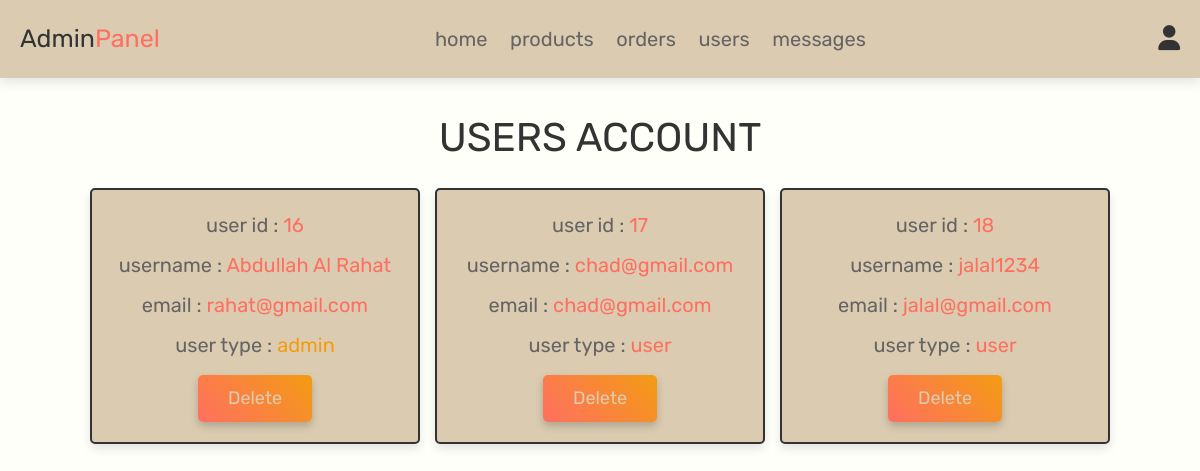
The app's page /admin_users.php (signed in) with its own data.
### tables this page shows
CREATE TABLE `users` (
  `id` int(100) NOT NULL,
  `name` varchar(100) NOT NULL,
  `email` varchar(100) NOT NULL,
  `password` varchar(100) NOT NULL,
  `user_type` varchar(20) NOT NULL DEFAULT 'user'
);

### admin_users.php (the view, shortened to what this page needs)
<?php
@include 'config.php';
?>
<!DOCTYPE html>
<html lang="en">
<head>
   <link rel="stylesheet" href="https://cdnjs.cloudflare.com/ajax/libs/font-awesome/6.0.0/css/all.min.css">
   <link rel="stylesheet" href="https://cdnjs.cloudflare.com/ajax/libs/font-awesome/6.4.0/css/all.min.css">
   <script src="https://cdn.tailwindcss.com"></script>
   <link rel="stylesheet" href="css/admin_style.css">
</head>
<body>
<?php @include 'admin_header.php'; ?>
<section class="users">
   <h1 class="title">users account</h1>
   <div class="box-container">
      <?php
         $select_users = mysqli_query($conn, "SELECT * FROM `users`") or die('query failed');
         if(mysqli_num_rows($select_users) > 0){
            while($fetch_users = mysqli_fetch_assoc($select_users)){
      ?>
      <div class="box">
         <p>user id : <span><?php echo $fetch_users['id']; ?></span></p>
         <p>username : <span><?php echo $fetch_users['name']; ?></span></p>
         <p>email : <span><?php echo $fetch_users['email']; ?></span></p>
         <p>user type : <span style="color:<?php if($fetch_users['user_type'] == 'admin'){ echo 'var(--orange)'; }; ?>"><?php echo $fetch_users['user_type']; ?></span></p>
         <a href="admin_users.php?delete=<?php echo $fetch_users['id']; ?>" onclick="return confirm('delete this user?');" class="delete-btn">delete</a>
      </div>
      <?php
         }
      }
      ?>
   </div>
</section>
</body>
</html>

### css/admin_style.css (style rules this page uses)
:root { --pink: #ff6f61; --red: #e74c3c; --orange: #f39c12; --black: #333; --white: #dbccb1; --light-color: #666363; --light-white: #fae2d2; --light-bg: #fffffa; --border: .2rem solid var(--black); --box-shadow: 0 .5rem 1rem rgba(0, 0, 0, .1); }
* { font-family: 'Rubik', sans-serif; margin: 0; padding: 0; box-sizing: border-box; outline: none; border: none; text-decoration: none; transition: all .3s ease; }
html { font-size: 62.5%; overflow-x: hidden; scroll-behavior: smooth; scroll-padding-top: 6.5rem; }
body { background: var(--light-bg); }
section { padding: 3rem 2rem; }
.title { text-align: center; margin-bottom: 2rem; color: var(--black); text-transform: uppercase; font-size: 4rem; }
.btn, .delete-btn, .option-btn { display: inline-block; border-radius: .5rem; margin-top: 1rem; font-size: 1.8rem; color: var(--white); cursor: pointer; padding: 1rem 3rem; text-transform: capitalize; background: linear-gradient(45deg, var(--pink), var(--orange)); box-shadow: 0 4px 8px rgba(0, 0, 0, 0.2); }
.users .box-container { display: grid; grid-template-columns: repeat(auto-fit, 33rem); gap: 1.5rem; align-items: flex-start; max-width: 1200px; margin: 0 auto; justify-content: center; }
.users .box-container .box { padding: 2rem; border: var(--border); background-color: var(--white); box-shadow: var(--box-shadow); border-radius: .5rem; text-align: center; }
.users .box-container .box p { font-size: 2rem; color: var(--light-color); margin-bottom: 1rem; line-height: 1.5; }
.users .box-container .box p span { color: var(--pink); }
.users .box-container .box .delete-btn { margin-top: .5rem; }

### records on screen
users: id "16", name "Abdullah Al Rahat", email "rahat@gmail.com", user_type "admin"
users: id "17", name "chad@gmail.com", email "chad@gmail.com", user_type "user"
users: id "18", name "jalal1234", email "jalal@gmail.com", user_type "user"
